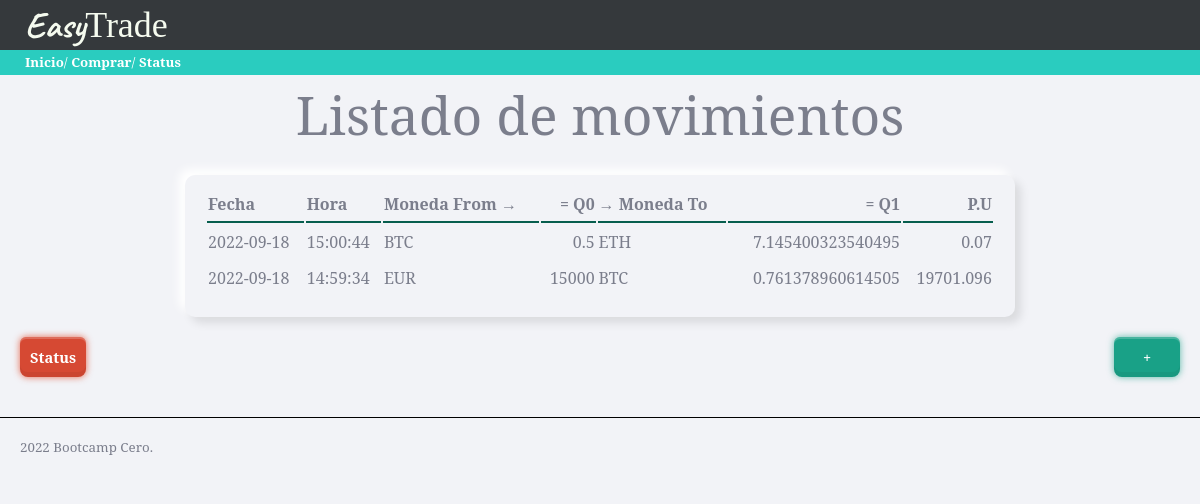
Before: / with the older database file.
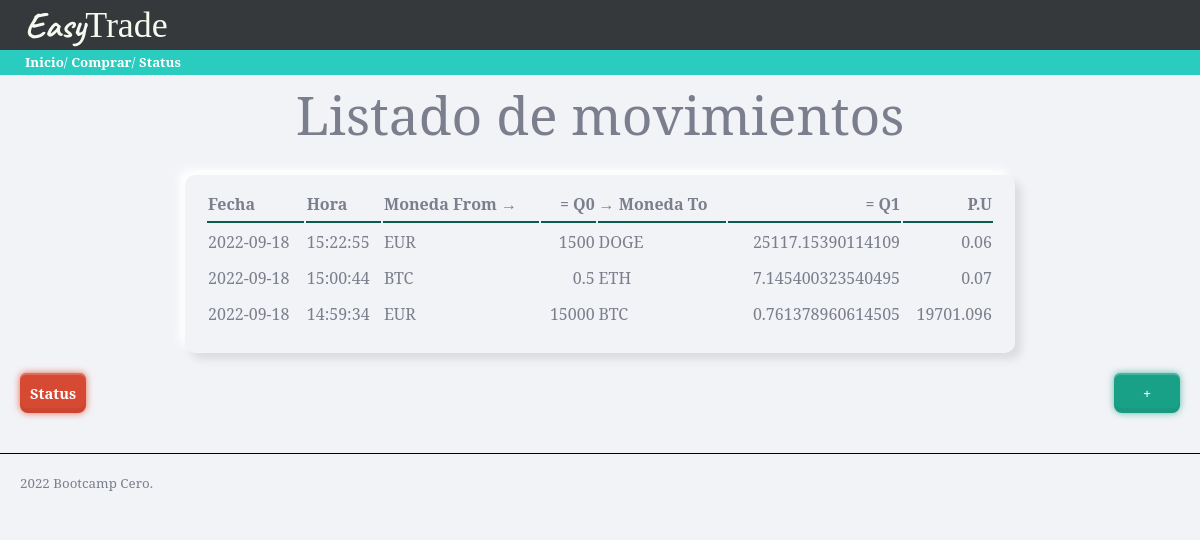
After: the same page with the newer database file.
### tables this page shows
CREATE TABLE "movimientos" (
	"id"	INTEGER NOT NULL,
	"fecha"	TEXT NOT NULL,
	"hora"	TEXT NOT NULL,
	"moneda_from"	TEXT NOT NULL DEFAULT 'EUR',
	"cantidad_from"	NUMERIC NOT NULL,
	"moneda_to"	REAL NOT NULL,
	"cantidad_to"	REAL NOT NULL,
	PRIMARY KEY("id" AUTOINCREMENT)
);

### trader/views.py (the view)
@app.route('/')
def movimientos():
    db = DBManager(RUTA)
    movimientos = db.consultaSQL('SELECT * FROM movimientos ORDER BY fecha DESC, hora DESC LIMIT 15')
    return render_template('inicio.html', movs=movimientos)

### trader/models.py (called while the page is built)
    def consultaSQL(self, consulta):
        conexion = sqlite3.connect(self.ruta)
        cursor = conexion.cursor()
        cursor.execute(consulta)
        self.movimientos = []
        nombres_columna = []
        for desc_columna in cursor.description:
            nombres_columna.append(desc_columna[0])
        datos = cursor.fetchall()
        for dato in datos:
            movimiento = {}
            indice = 0
            for nombre in nombres_columna:
                movimiento[nombre] = dato[indice]
                indice += 1
            self.movimientos.append(movimiento)
        conexion.close()
        return self.movimientos

### trader/templates/inicio.html (shortened to what this page needs)
{% extends "base.html" %}
{% block page_title %}
Listado de movimientos
{% endblock %}
{% block contenido %}
{{ super() }}
<table class="paper">
  <tr>
    <th class="titulo-tabla">Fecha</th>
    <th class="titulo-tabla">Hora</th>
    <th class="titulo-tabla">Moneda From →</th>
    <th class="titulo-tabla numero">= Q0</th>
    <th class="titulo-tabla">→ Moneda To</th>
    <th class="titulo-tabla numero">= Q1</th>
    <th class="titulo-tabla numero">P.U</th>
  </tr>
  {% if movs %}
  {% for mov in movs %}
  <tr>
    <td>
      {% if mov.fecha %}
        {{ mov.fecha }}
      {% else %}
        ---
      {% endif %}
    </td>
    <td>
      {% if mov.hora %}
        {{ mov.hora }}
      {% else %}
        ---
      {% endif %}
    </td>
    <td> {{ mov.moneda_from }} </td>
    <td class="numero">{{ mov.cantidad_from }}</td>
    <td> {{ mov.moneda_to }} </td>
    <td class="numero">{{ mov.cantidad_to }}</td>
    <td class="numero"> {{ (mov.cantidad_from / mov.cantidad_to)|round(3, 'common') }} </td>
  </tr>
  {% endfor %}
  {% else %}
  <tr>
    <td colspan="4" class="lista-vacia">No hay movimientos que mostrar</td>
  </tr>
  {% endif %}
</table>
<div class="acciones-inicio">
  <a class="red-button" href="/status">Status</a>
  <a class="green-button" href="/comprar">+</a>
</div>
{% endblock %}

### trader/templates/base.html (shortened to what this page needs)
<!DOCTYPE html>
<html lang="en">
<head>
  <link rel="stylesheet" href="../static/css/skeuos.css">
  <link rel="stylesheet" href="../static/css/styles.css">
  <link rel="stylesheet" href="../static/css/navbar.css">
  <link rel="stylesheet" href="../static/css/header.css">
  <link rel="stylesheet" href="../static/css/reset.css">
  <link rel="stylesheet" href="../static/css/compra.css">
  <link rel="stylesheet" href="../static/css/inicio.css">
  <link rel="stylesheet" href="../static/css/status.css">
</head>
<body>
  {% include 'components/header.html' %}
  {% include 'components/navbar.html' %}
  <main>
    {% block contenido %}
    <h1>{% block page_title %}{% endblock %}</h1>
    {% endblock%}
  </main>
  {% include 'components/footer.html'%}
</body>
</html>

### trader/templates/components/header.html
<header class="header">
  <h4>
    <span class="logo">Easy</span>Trade
  </h4>
</header>

### trader/templates/components/navbar.html
<nav class="main-menu">
  <a href="/">Inicio</a>/
  <a href="/comprar">Comprar</a>/
  <a href="/status">Status</a>
</nav>

### trader/templates/components/footer.html
<footer class="pie-de-pagina">2022 Bootcamp Cero.</footer>

### trader/static/css/styles.css (style rules this page uses)
main { display: flex; position: relative; max-width: 1200px; margin:auto; padding: 0 20px; flex-wrap: wrap; flex-direction: column; justify-content: center; align-items: center; }
h1 { margin: 0 250px ; }
.pie-de-pagina { margin-top: 40px; padding: 20px; border-top: solid 1px #000; }

### trader/static/css/navbar.css (style rules this page uses)
nav { background-color: #2accbf; color: white; height: 25px; line-height: 25px; padding-left: 25px; }
nav.main-menu a { color: white; }

### trader/static/css/header.css (style rules this page uses)
header { position: relative; background-color: #35393c; color: #f5fbef; height: 50px; font-size: large; line-height: 54px; padding-left: 25px; top: 0; left: 0; }
header > h4 { position: absolute; margin: 0; font-family: 'Times New Roman', Times, serif; line-height: 50px; }
span.logo { position: relative; display: inline-block; font-family: 'Caveat',cursive; font-weight: 700; }

### trader/static/css/inicio.css (style rules this page uses)
table.paper { width: 100%; max-width: 830px; justify-content: center; }
.titulo-tabla { border-bottom: #075e4e 2px solid; text-align: left; }
.numero { text-align: right; }
.acciones-inicio { margin-top: 20px; width: 100%; display: flex; justify-content: space-between; }

Changed rows visible on the page:
added movimientos: fecha "2022-09-18", hora "15:22:55", moneda_from "EUR", cantidad_from "1500", moneda_to "DOGE", cantidad_to "25117.15390114109", (mov.cantidad_from/mov.cantidad_to)|round(3,'common') "0.06"
